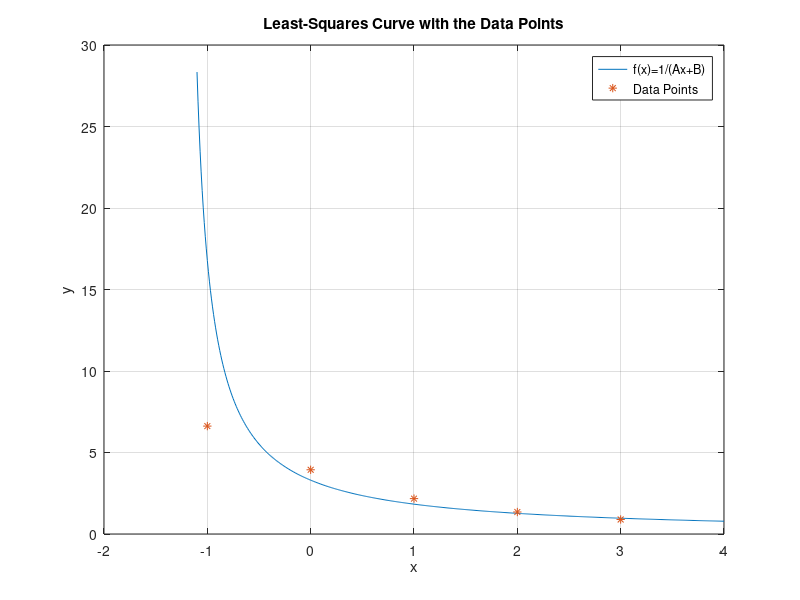

Source code (MATLAB):
% ME303  Fall 2020
% Data linearization Example 2

%finding f(x)=1/(Ax+B) type of fit to a given set of data points
%main idea is same for all curve fits, try to express function as a
%polynomial of x and make necessary change of variables.

clc
clear all
close all


x=[-1 0 1 2 3];
y=[6.62 3.94 2.17 1.35 0.89];

N=length(x);
X=x;
Y=1./y;

m11=X*X';
m12=N*mean(X);
m21=m12;
m22=N;

l1=Y*X';
l2=N*mean(Y);

M=[m11 m12
    m21 m22];
L=[l1;l2];

U=M\L;
A=U(1);
B=U(2);

f=@(x) 1./(A*x+B);

a=-1.1:0.01:4;
plot(a,f(a),x,y,'*')
legend('f(x)=1/(Ax+B)','Data Points')
xlabel('x')
ylabel('y')
title('Least-Squares Curve with the Data Points')
grid on
